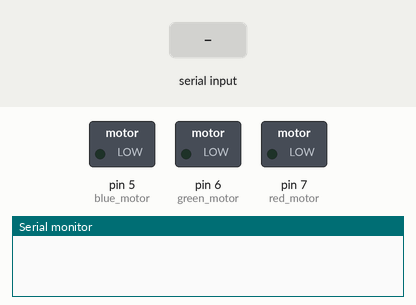
This sketch was run on a simulated Arduino Uno, built with avr-gcc and run on an emulated ATmega328P. Parts: switched loads named in the sketch (green lamp = pin HIGH), the last lines printed to the serial monitor. Inputs (shaded band) come from the test bench.

Above: at 1.2 s.
1.3 s: "R90\n" received over Serial
At 1.7 s:
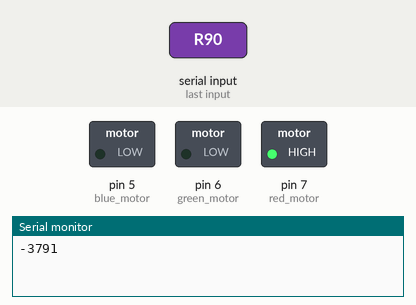
Timing chart, 0 to 16.9 s (numbered marks = the images above; inputs shaded):
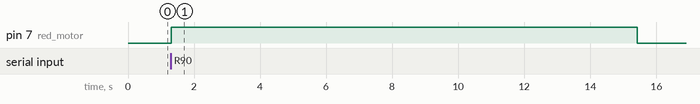

The sketch:

COLOR_MIXER.ino
```cpp
# define red_motor     7
# define green_motor   6
# define blue_motor    5
int i,j,t,X=0,Y=0,Z=0;
int ser_1[3];
int po(int,int);
short flg1=0,flg2=0,flg3=0,button=0;
void setup() {
  // put your setup code here, to run once:
 Serial.begin(9600);
  pinMode(red_motor,OUTPUT); // BLUE LED
  pinMode(green_motor,OUTPUT); // GREEN LED
  pinMode(blue_motor,OUTPUT);
}

void loop()
{
 if(Serial.available())
  {
    //ser_1[i]=Serial.read();
    char ch = Serial.read();
     if(ch=='R')
       { i=0;
         X=0;
         while(1)
         {
            if (Serial.available() > 0)
           {
           ser_1[i]=Serial.read();
          if(ser_1[i]=='T')
          {
            flg1=1;
            break;
          }
         else if(ser_1[i]=='F')
          {
            flg1=0;
            break;
          }
          else
          {
           ser_1[i]=ser_1[i]-48;
           X=X+(ser_1[i]*(po(10,i)));

           i++;
           if(i==3)
           {
             button=1;
           break;
           }
         }

           }
         }
         Serial.println(X);
       }
    if(ch=='G')
       { i=0;
         Y=0;
         //flg=0;
         while(1)
         {
            if (Serial.available() > 0)
           {
           ser_1[i]=Serial.read();
           if(ser_1[i]=='T')
          {
            flg2=1;
            break;
          }
         else if(ser_1[i]=='F')
          {
            flg2=0;
            break;
          }
          else
          {
           ser_1[i]=ser_1[i]-48;
           Y=Y+(ser_1[i]*(po(10,i)));

           i++;
           if(i==3)
           {
             button=1;
           break;
           }
           }
         }

         }

         Serial.println(Y);

       }
     if(ch=='B')
       { i=0;
         Z=0;
         //flg=0;
         while(1)
         {
            if (Serial.available() > 0)
           {
           ser_1[i]=Serial.read();
        if(ser_1[i]=='T')
          {
            flg3=1;
            break;
          }
         else if(ser_1[i]=='F')
          {
            flg3=0;
            break;
          }
          else
          {
           ser_1[i]=ser_1[i]-48;
           Z=Z+(ser_1[i]*(po(10,i)));
           i++;
           if(i==3)
            {
             button=1;
             break;
            }
           }
         }

         }
            Serial.println(Z);

       }
      }

if(flg1==1)
{
digitalWrite(red_motor,HIGH);
}
//if(flg1==0)
//{
// digitalWrite(11,LOW);
//}
else if(flg2==1)
{
 digitalWrite(green_motor,HIGH);
}
//if(flg2==0)
//{
//  digitalWrite(12,LOW);
//}
else if(flg3==1)
{
  digitalWrite(blue_motor,HIGH);
}
//if(flg3==0)
//{
//  digitalWrite(13,LOW);
//}
 else if(button==1)
  {
    digitalWrite(blue_motor,LOW);
    digitalWrite(green_motor,LOW);
    digitalWrite(red_motor,LOW);
    digitalWrite(red_motor,HIGH);
    delay(X*100);
    digitalWrite(red_motor,LOW);
    digitalWrite(green_motor,HIGH);
    delay(Y*100);
    digitalWrite(green_motor,LOW);
    digitalWrite(blue_motor,HIGH);
    delay(Z*100);
    digitalWrite(blue_motor,LOW);
    X=0;
    Y=0;
    Z=0;
    button=0;
  }
  else
  {
    digitalWrite(blue_motor,LOW);
    digitalWrite(green_motor,LOW);
    digitalWrite(red_motor,LOW);
  }
}
////*********************po*****************************************************/
int po(int num,int pow)
{  int result=1;
  if(pow==0)
  return 1;
  else
  {
  for(int f=1;f<=pow;f++)
    {
   result=result*num;

    }
  return result;
  }
}
```

Measured:
- after the input at 1.3 s, pin 7 (red_motor): LOW → HIGH at once, → LOW 14.1 s later
